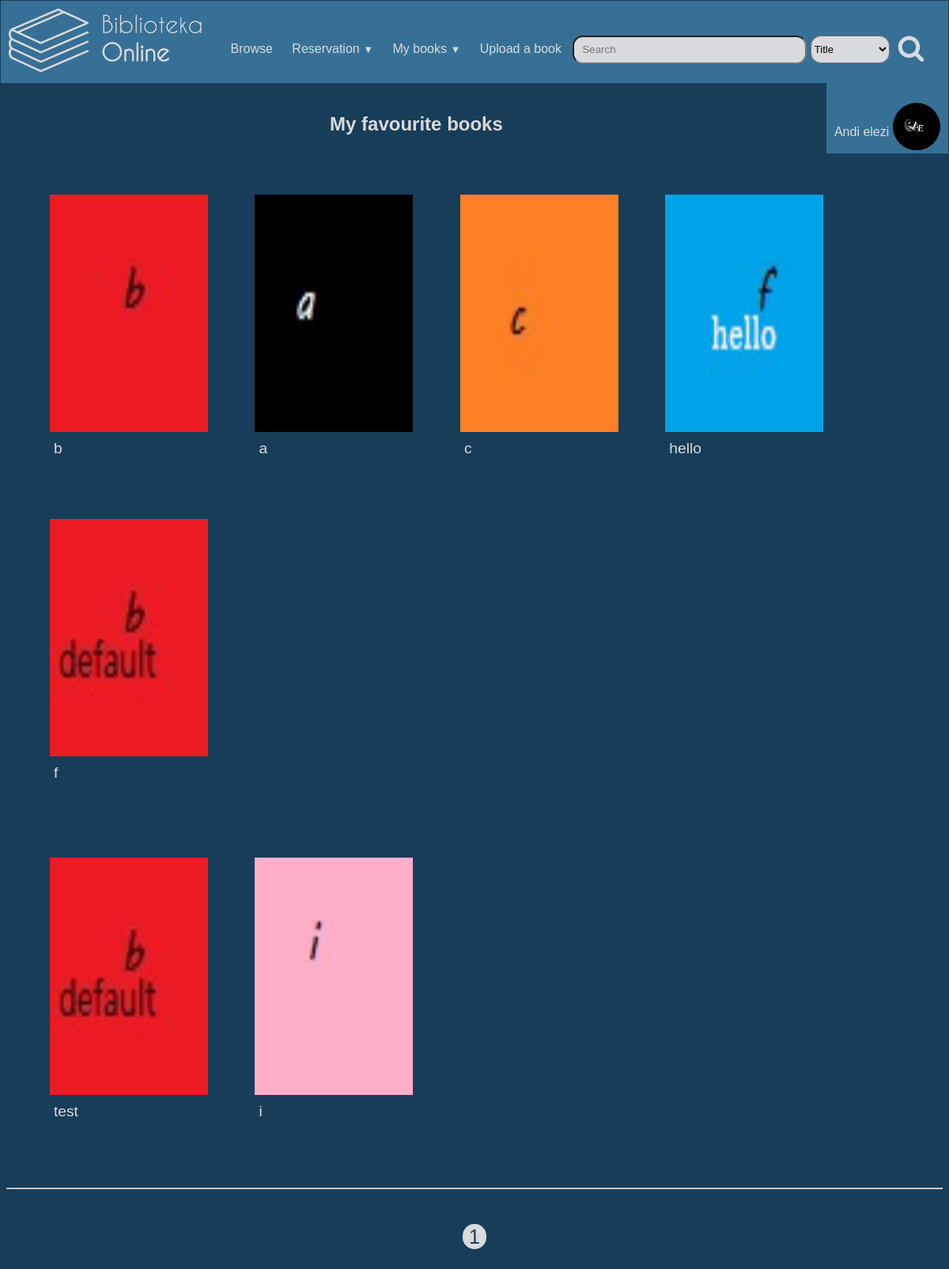
Page /user/myFavourites.php (signed in) on the committed database.
### tables this page shows
CREATE TABLE `users` (
  `id` int(11) NOT NULL,
  `name` varchar(30) NOT NULL,
  `surname` varchar(30) NOT NULL,
  `username` varchar(30) NOT NULL,
  `email` varchar(40) NOT NULL,
  `mobile` varchar(15) DEFAULT NULL,
  `password` varchar(200) NOT NULL,
  `birthday` date NOT NULL,
  `gender` varchar(10) NOT NULL,
  `points` int(11) NOT NULL,
  `user_rights` int(11) NOT NULL,
  `profile_photo` varchar(100) DEFAULT NULL,
  `activationStatus` tinyint(1) NOT NULL,
  `securityString` varchar(40) NOT NULL,
  `recoverPasswordToken` varchar(40) DEFAULT NULL
);

CREATE TABLE `online_books` (
  `id` int(11) NOT NULL,
  `user_id` int(11) NOT NULL,
  `title` varchar(75) NOT NULL,
  `publish_date` date NOT NULL,
  `likes` int(11) NOT NULL,
  `cover_photo` varchar(150) DEFAULT NULL,
  `description` varchar(500) DEFAULT NULL,
  `book_path` varchar(150) DEFAULT NULL,
  `monthly_likes` int(11) DEFAULT 0
);

### user/functions/favouriteBooks.php (the view)
<?php
$resultsPerPage=10;
$startFrom=($page - 1) * $resultsPerPage;
$sql="SELECT book_id, book_type FROM book_favourite
	INNER JOIN users ON book_favourite.user_id=users.id
	WHERE users.username='{$username}' ORDER BY favourite_time DESC
	LIMIT $startFrom, $resultsPerPage";
$result=$connection->query($sql);
if($result->num_rows > 0){
	$resultsPerRow=5;
	$ok=true;
	while($ok){
		for ($i=0; $i < $resultsPerRow; $i++) {
			if($review=$result->fetch_assoc()){
				$bookId=$review["book_id"];
				$bookType=$review["book_type"];
				if($bookType=="offlineBook"){
					$bookSql="SELECT title, cover_photo FROM book WHERE ISBN='{$bookId}'";
					$bookDetailsPath="book.php?isbn=$bookId";
					$coverPhotoPath="../images/books/";
				}
				else{
					$bookSql="SELECT title, cover_photo FROM online_books WHERE id='{$bookId}'";
					$bookDetailsPath="book.php?id=$bookId";
					$coverPhotoPath="../images/onlineBooks/";
				}
				$resultBook=$connection->query($bookSql);
				$book=$resultBook->fetch_assoc();
 ?>
				<a href="<?php echo $bookDetailsPath ?>">
				<div class="single_book">
					<img src="<?php echo $coverPhotoPath.$book['cover_photo'] ?>"> <br>
					<div><?php echo $book['title'] ?></div>
				</div></a>
<?php
			}
			else{
				$ok=false;
				break;
			}
		}
		echo "<br><br>";
	}
	$sql="SELECT COUNT(book_favourite.id) AS total FROM book_favourite
	INNER JOIN users ON book_favourite.user_id=users.id
	WHERE users.username='{$username}'";
	$result=$connection->query($sql);
	$row=$result->fetch_assoc();
	$totalPages=ceil($row["total"] / $resultsPerPage);
	echo "<br> <br><hr><br>";
	echo "<div class='nav_links'>";
	for ($i=1; $i<=$totalPages; $i++) {
      	echo "<a href='myFavourites.php?page=".$i."'";
       	if ($i==$page)  echo " id='currentPageLink'";
	      	echo ">".$i."</a> ";
	}
	echo "</div><br>";
}
?>

### user/header.php (shortened to what this page needs)
<?php
$username=$_SESSION["username"];
		$sql="SELECT `name`,`surname`,`points`,`profile_photo` FROM users WHERE username='{$username}'";
		$result=$connection->query($sql);
		$headerUser = $result->fetch_assoc();
 ?>
 	<div class="header">
 		<link rel="stylesheet" type="text/css" href="../styles/header.css">
 		<link rel="stylesheet" href="https://cdnjs.cloudflare.com/ajax/libs/font-awesome/4.7.0/css/font-awesome.min.css">
 		<div class="logo">
			<a href="home.php"><img id="logo" src="/BibliotekaOnline/images/app/libraryLogo.png"></a>
		</div>
		<div class="menu">
			<ul>
				<li><a href="browse.php">Browse</a></li>
				<li>
					<div class="dropdown">
						<a href="reservation.php">Reservation <span style="font-size: 13px;">▼</span></a>
					</div>
				</li>
				<li>
					<div class="dropdown">
						<a href="myBooks.php">My books <span style="font-size: 13px;">▼</span></a>
					</div>
				</li>
				<li><a href="bookUpload.php"> Upload a book </a></li>
			</ul>
			<form action="search.php" method="get">
				<input type="text" name="searchQuery" id="searchText" onkeyup="liveSearch(this.value)" autocomplete="off" placeholder="Search">
				<select name="filter" id="filter">
					<option value="title">Title</option>
				</select>
				<button type="submit" id="searchHeader" name="search"><i class="fa fa-search"></i></button>
			</form>
			<br><br>
		</div>
		<div class="profile_section">
			<div class="dropdown">
				<a href="profile.php">
					<div  id="profili">
						<?php
							echo "<span>".$headerUser["name"]." ".$headerUser["surname"]."<br><br></span>";
							$profilePhotoPath="/BibliotekaOnline/images/users/";
							if(empty($headerUser["profile_photo"])){
								$profilePhotoPath.="default.jpg";
							}
							else{
								$profilePhotoPath.=$headerUser["profile_photo"];
							}
						?>
						<img id="profile_photo" src="<?php  echo $profilePhotoPath  ?>"> <br>
					</div>
				</a>
			</div>
		</div>
	</div>

### Styles/myFavourites.css (style rules this page uses)
body { background-color: #183d59; }
div { background-color: #183d59; }
.single_book { display: inline-block; margin: 55px; margin-right: 0px; width: 200px; position: relative; }
.single_book img { vertical-align: middle; width: 200px; height: 300px; }
.single_book div { padding-top: 10px; padding-left: 5px; padding-right: 5px; position: absolute; color: #d9dadd; font-size: larger; }
.nav_links { margin-top: 20px; text-align: center; }
.nav_links a { color: #d9dadd; padding-left: 8px; padding-right: 8px; padding-top: 2px; padding-bottom: 2px; border-radius: 15px; font-size: 25px; text-align: center; text-decoration: none; }
#currentPageLink { color: #183d59; background-color: #d9dadd; }

### Styles/header.css (style rules this page uses)
body { font-family: sans-serif; }
.header { position: -webkit-sticky; position: sticky; top: 0; z-index: 1; font-family: sans-serif; background-color: #377096; color: #d9dadd; margin: -0.57%; margin-bottom: 0; }
.header ul, .header form , .header div { display: inline-block; }
.header div { background-color: inherit; }
.header a { color: #d9dadd; }
.header ul { padding-left: 0; }
.header li a { text-decoration: none; }
.header li { display: inline; }
.header li > a , .header .dropdown > a { padding: 10px; }
.dropdown { position: relative; display: inline-block; }
.header input { height: 30px; width: 280px; border-radius: 13px; padding-left: 10px; background-color: #d9dadd; }
#filter { height: 35px; width: 100px; font-size: 13px; border-radius: 13px; margin: 0px; color: black; background-color: #d9dadd; }
.header button { position: absolute; top:37%; margin-left: 5px; color: #d9dadd; height: 30px; background:none; border:none; font-size: 35px; border-radius: 13px; }
#profili span, img { display: inline-block; }
.profile_section { float:right; padding-top: 25px; }
#logo { height: 80px; padding: 10px; }
#profile_photo { width: 60px; height: 60px; border-radius: 50%; }

### rows in the picture
users: name "Andi", surname "elezi", profile_photo (picture)
online_books: cover_photo (picture), title "b"
online_books: cover_photo (picture), title "a"
online_books: cover_photo (picture), title "c"
online_books: cover_photo (picture), title "hello"
online_books: cover_photo (placeholder picture), title "f"
online_books: cover_photo (placeholder picture), title "test"
online_books: cover_photo (picture), title "i"
